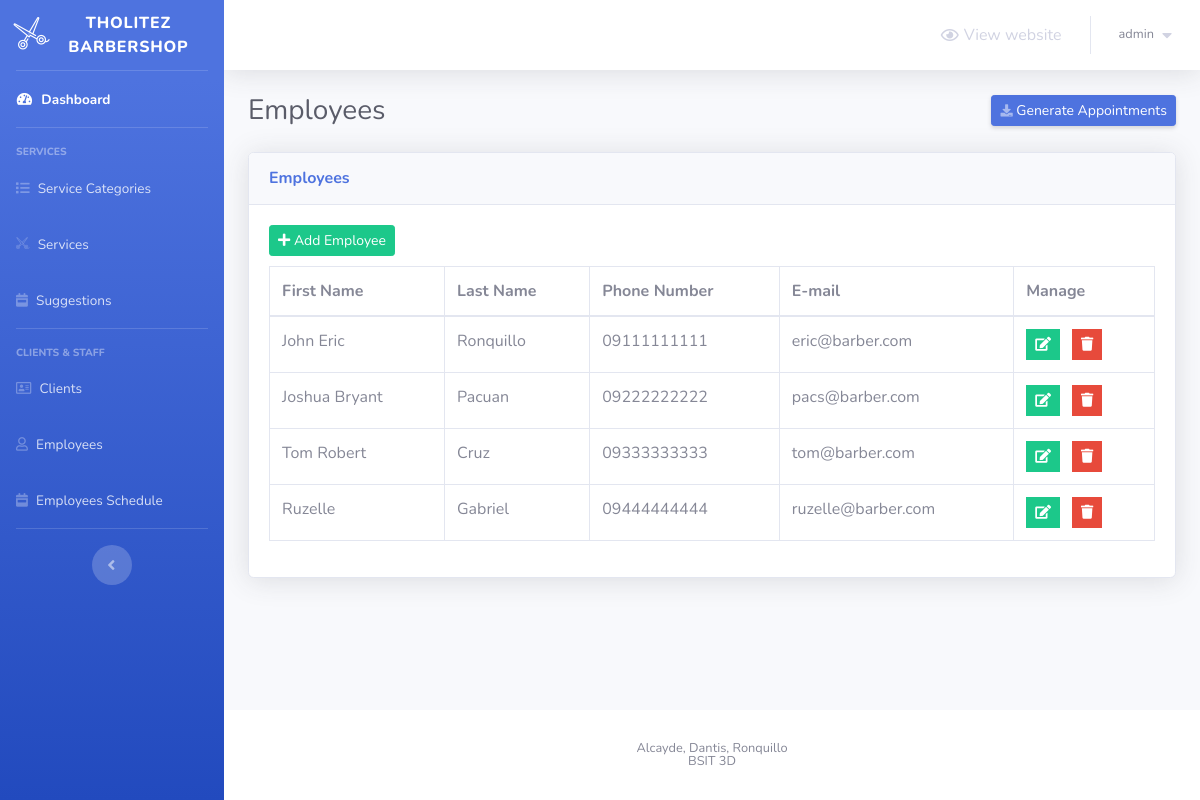
Screenshot of /barber-admin/employees.php (signed in) with the database file from the repository.
### tables this page shows
CREATE TABLE `employees` (
  `employee_id` int(2) NOT NULL,
  `first_name` varchar(20) NOT NULL,
  `last_name` varchar(20) NOT NULL,
  `phone_number` varchar(30) NOT NULL,
  `email` varchar(50) NOT NULL
);

### barber-admin/employees.php (the view, shortened to what this page needs)
<?php
    include 'connect.php';
    include 'Includes/templates/header.php';
    if(isset($_SESSION['username_barbershop_Xw211qAAsq4']) && isset($_SESSION['password_barbershop_Xw211qAAsq4']))
    {
?>
        <div class="container-fluid">
            <div class="d-sm-flex align-items-center justify-content-between mb-4">
                <h1 class="h3 mb-0 text-gray-800">Employees</h1>
                <a href="generate.php" class="d-none d-sm-inline-block btn btn-sm btn-primary shadow-sm">
                    <i class="fas fa-download fa-sm text-white-50"></i>
                    Generate Appointments
                </a>
            </div>
            <?php
                $do = '';
                if(isset($_GET['do']) && in_array($_GET['do'], array('Add','Edit')))
                {
                    $do = htmlspecialchars($_GET['do']);
                }
                else
                {
                    $do = 'Manage';
                }
                if($do == 'Manage')
                {
                    $stmt = $con->prepare("SELECT * FROM employees");
                    $stmt->execute();
                    $rows_employees = $stmt->fetchAll();
                    ?>
                        <div class="card shadow mb-4">
                            <div class="card-header py-3">
                                <h6 class="m-0 font-weight-bold text-primary">Employees</h6>
                            </div>
                            <div class="card-body">
                                <a href="employees.php?do=Add" class="btn btn-success btn-sm" style="margin-bottom: 10px;">
                                    <i class="fa fa-plus"></i>
                                    Add Employee
                                </a>
                                <div class="table-responsive">
                                    <table class="table table-bordered">
                                        <thead>
                                            <tr>
                                                <th scope="col">First Name</th>
                                                <th scope="col">Last Name</th>
                                                <th scope="col">Phone Number</th>
                                                <th scope="col">E-mail</th>
                                                <th scope="col">Manage</th>
                                            </tr>
                                        </thead>
                                        <tbody>
                                            <?php
                                            foreach($rows_employees as $employee) {
                                                echo "<tr>";
                                                echo "<td>";
                                                echo $employee['first_name'];
                                                echo "</td>";
                                                echo "<td>";
                                                echo $employee['last_name'];
                                                echo "</td>";
                                                echo "<td>";
                                                echo '<span data-toggle="tooltip" title="' . $employee['phone_number'] . '">';
                                                echo substr($employee['phone_number'], 0, 11);
                                                echo '</span>';
                                                echo "</td>";
                                                echo "<td>";
                                                echo $employee['email'];
                                                echo "</td>";
                                                echo "<td>";
                                                $delete_data = "delete_employee_" . $employee["employee_id"];
                                                ?>
                                                <ul class="list-inline m-0">
                                                    <li class="list-inline-item" data-toggle="tooltip" title="Edit">
                                                        <button class="btn btn-success btn-sm rounded-0">
                                                            <a href="employees.php?do=Edit&employee_id=<?php echo $employee['employee_id']; ?>" style="color: white;">
                                                                <i class="fa fa-edit"></i>
                                                            </a>
                                                        </button>
                                                    </li>
                                                    <li class="list-inline-item" data-toggle="tooltip" title="Delete">
                                                        <button class="btn btn-danger btn-sm rounded-0" type="button" data-toggle="modal" data-target="#<?php echo $delete_data; ?>" data-placement="top"><i class="fa fa-trash"></i></button>
                                                    </li>
                                                </ul>
                                                <?php
                                                echo "</td>";
                                                echo "</tr>";
                                            }
                                            ?>
                                        </tbody>
                                    </table>
                                </div>
                            </div>
                        </div>
                    <?php
                }
            ?>
        </div>
<?php
        include 'Includes/templates/footer.php';
    }
    else
    {
        header('Location: login.php');
        exit();
    }
?>

### rows the page displays
employees: first_name "John Eric", last_name "Ronquillo", phone_number "09111111111", email "eric@barber.com"
employees: first_name "Joshua Bryant", last_name "Pacuan", phone_number "09222222222", email "pacs@barber.com"
employees: first_name "Tom Robert", last_name "Cruz", phone_number "09333333333", email "tom@barber.com"
employees: first_name "Ruzelle", last_name "Gabriel", phone_number "09444444444", email "ruzelle@barber.com"

### other values shown
$_SESSION['username_barbershop_Xw211qAAsq4'] "admin"
